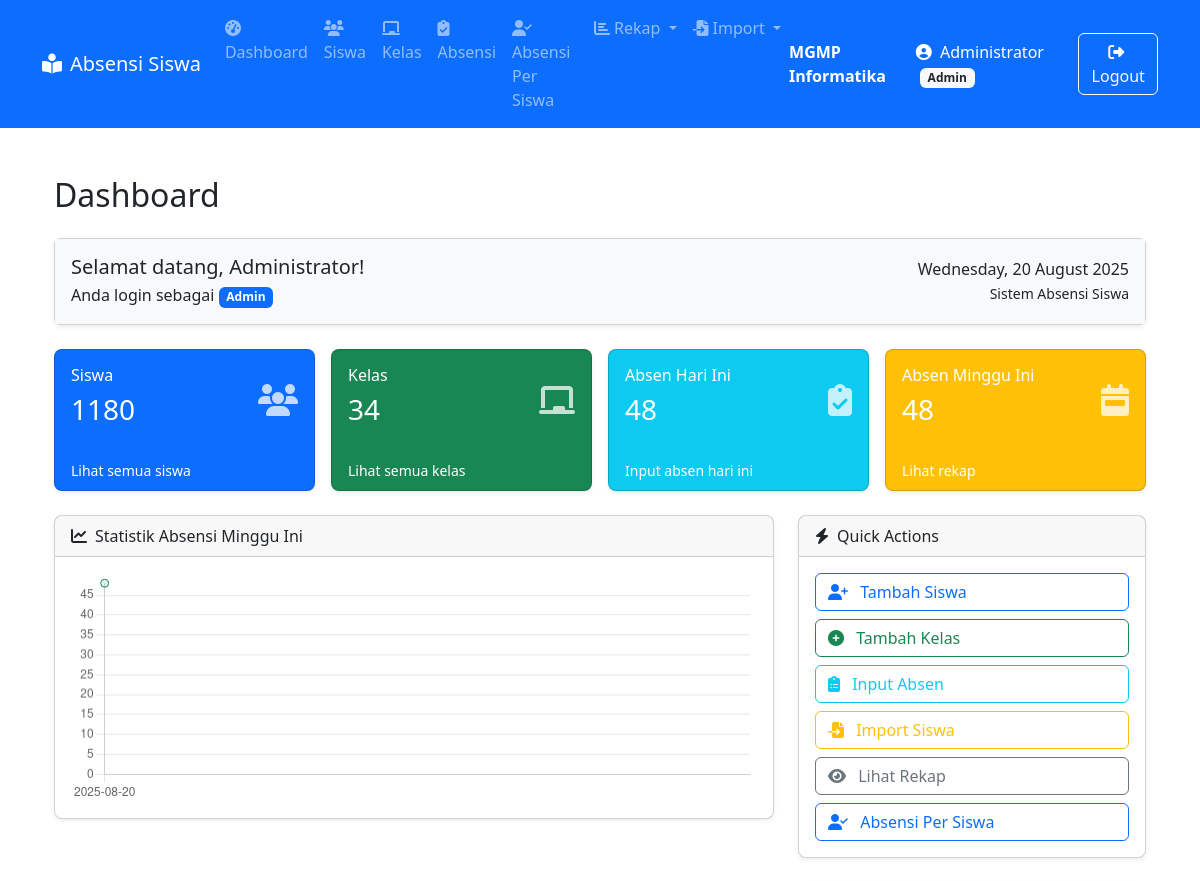
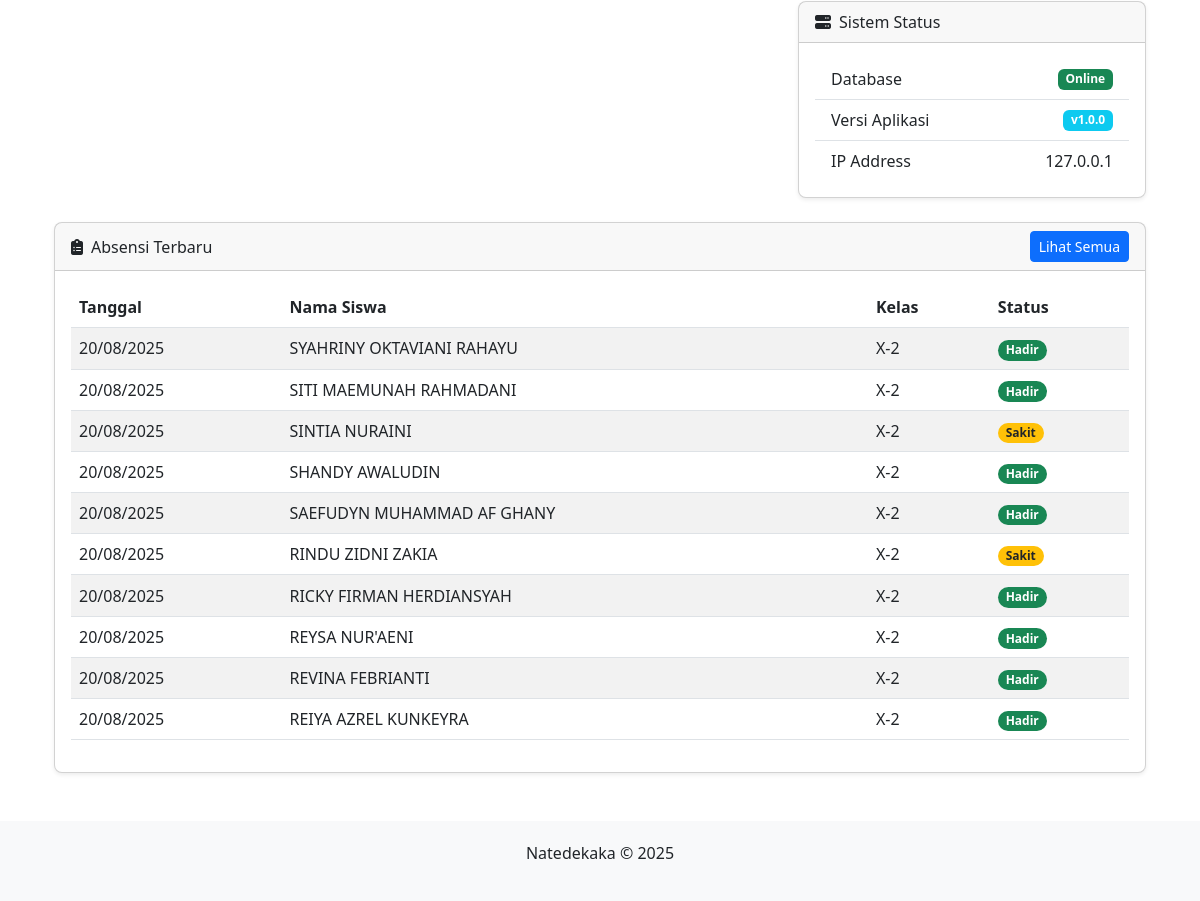
Page /dashboard/index.php (signed in) on the committed database (2 pictures, top to bottom).
### tables this page shows
CREATE TABLE `absensi` (
  `id` int(11) NOT NULL,
  `siswa_id` int(11) NOT NULL,
  `tanggal` date NOT NULL,
  `status` enum('Hadir','Sakit','Izin','Alfa','Terlambat') NOT NULL
);

CREATE TABLE `siswa` (
  `id` int(11) NOT NULL,
  `nis` varchar(20) NOT NULL,
  `nisn` varchar(20) NOT NULL,
  `nama` varchar(100) NOT NULL,
  `kelas_id` int(11) NOT NULL,
  `jenis_kelamin` enum('Laki-laki','Perempuan') DEFAULT NULL
);

CREATE TABLE `kelas` (
  `id` int(11) NOT NULL,
  `nama_kelas` varchar(10) NOT NULL,
  `wali_kelas` varchar(100) NOT NULL
);

### dashboard/index.php (the view, shortened to what this page needs)
<?php
include_once '../config.php';
$statistics = [
    'siswa' => 0,
    'kelas' => 0,
    'absen_hari_ini' => 0,
    'absen_minggu_ini' => 0
];
$sql = "SELECT COUNT(*) AS total FROM siswa";
$result = $koneksi->query($sql);
if ($result && $row = $result->fetch_assoc()) {
    $statistics['siswa'] = $row['total'];
}
$sql = "SELECT COUNT(*) AS total FROM kelas";
$result = $koneksi->query($sql);
if ($result && $row = $result->fetch_assoc()) {
    $statistics['kelas'] = $row['total'];
}
$today = date('Y-m-d');
$sql = "SELECT COUNT(*) AS total FROM absensi WHERE tanggal = ?";
$stmt = $koneksi->prepare($sql);
$stmt->bind_param('s', $today);
$stmt->execute();
$result = $stmt->get_result();
if ($result && $row = $result->fetch_assoc()) {
    $statistics['absen_hari_ini'] = $row['total'];
}
$start_week = date('Y-m-d', strtotime('monday this week'));
$end_week = date('Y-m-d', strtotime('sunday this week'));
$sql = "SELECT COUNT(*) AS total FROM absensi WHERE tanggal BETWEEN ? AND ?";
$stmt = $koneksi->prepare($sql);
$stmt->bind_param('ss', $start_week, $end_week);
$stmt->execute();
$result = $stmt->get_result();
if ($result && $row = $result->fetch_assoc()) {
    $statistics['absen_minggu_ini'] = $row['total'];
}
$sql = "SELECT a.id, a.tanggal, a.status, s.nama AS nama_siswa, k.nama_kelas
        FROM absensi a
        JOIN siswa s ON a.siswa_id = s.id
        JOIN kelas k ON s.kelas_id = k.id
        ORDER BY a.tanggal DESC, a.id DESC
        LIMIT 10";
$absensi_terbaru = $koneksi->query($sql);
$sql = "SELECT tanggal, COUNT(*) AS jumlah FROM absensi
        WHERE tanggal BETWEEN ? AND ?
        GROUP BY tanggal ORDER BY tanggal";
$stmt = $koneksi->prepare($sql);
$stmt->bind_param('ss', $start_week, $end_week);
$stmt->execute();
$result = $stmt->get_result();
$absensi_harian = [];
while ($row = $result->fetch_assoc()) {
    $absensi_harian[] = $row;
}
?>
<?php include '../includes/header.php'; ?>
<div class="container mt-4">
    <h2 class="mb-4">Dashboard</h2>
    <div class="card mb-4 shadow-sm rounded">
        <div class="card-body bg-light">
            <div class="d-flex justify-content-between align-items-center flex-wrap">
                <div>
                    <h5 class="card-title mb-1">Selamat datang, <?= htmlspecialchars($_SESSION['user']['nama']) ?>!</h5>
                    <p class="card-text mb-0">
                        Anda login sebagai <span class="badge bg-primary"><?= ucfirst($_SESSION['user']['role']) ?></span>
                    </p>
                </div>
                <div class="text-end">
                    <p class="mb-0"><?= date('l, d F Y') ?></p>
                    <small>Sistem Absensi Siswa</small>
                </div>
            </div>
        </div>
    </div>
    <div class="row g-3 mb-4">
        <div class="col-md-3">
            <div class="card text-white bg-primary shadow-sm h-100 rounded-3">
                <div class="card-body d-flex justify-content-between align-items-center">
                    <div>
                        <h6 class="card-title">Siswa</h6>
                        <h3><?= $statistics['siswa'] ?></h3>
                    </div>
                    <i class="fas fa-users fa-2x opacity-75"></i>
                </div>
                <div class="card-footer bg-transparent border-0">
                    <a href="../siswa/" class="text-white small text-decoration-none">Lihat semua siswa</a>
                </div>
            </div>
        </div>
        <div class="col-md-3">
            <div class="card text-white bg-success shadow-sm h-100 rounded-3">
                <div class="card-body d-flex justify-content-between align-items-center">
                    <div>
                        <h6 class="card-title">Kelas</h6>
                        <h3><?= $statistics['kelas'] ?></h3>
                    </div>
                    <i class="fas fa-chalkboard fa-2x opacity-75"></i>
                </div>
                <div class="card-footer bg-transparent border-0">
                    <a href="../kelas/" class="text-white small text-decoration-none">Lihat semua kelas</a>
                </div>
            </div>
        </div>
        <div class="col-md-3">
            <div class="card text-white bg-info shadow-sm h-100 rounded-3">
                <div class="card-body d-flex justify-content-between align-items-center">
                    <div>
                        <h6 class="card-title">Absen Hari Ini</h6>
                        <h3><?= $statistics['absen_hari_ini'] ?></h3>
                    </div>
                    <i class="fas fa-clipboard-check fa-2x opacity-75"></i>
                </div>
                <div class="card-footer bg-transparent border-0">
                    <a href="../absen/" class="text-white small text-decoration-none">Input absen hari ini</a>
                </div>
            </div>
        </div>
        <div class="col-md-3">
            <div class="card text-white bg-warning shadow-sm h-100 rounded-3">
                <div class="card-body d-flex justify-content-between align-items-center">
                    <div>
                        <h6 class="card-title">Absen Minggu Ini</h6>
                        <h3><?= $statistics['absen_minggu_ini'] ?></h3>
                    </div>
                    <i class="fas fa-calendar-week fa-2x opacity-75"></i>
                </div>
                <div class="card-footer bg-transparent border-0">
                    <a href="../rekap/kelas.php" class="text-white small text-decoration-none">Lihat rekap</a>
                </div>
            </div>
        </div>
    </div>
    <div class="row mb-4">
        <div class="col-md-8">
            <div class="card shadow-sm rounded-3">
                <div class="card-header">
                    <i class="fas fa-chart-line me-2"></i>Statistik Absensi Minggu Ini
                </div>
                <div class="card-body">
                    <canvas id="absensiChart" height="100"></canvas>
                </div>
            </div>
        </div>
        <div class="col-md-4">
            <div class="card mb-4 shadow-sm rounded-3">
                <div class="card-header">
                    <i class="fas fa-bolt me-2"></i>Quick Actions
                </div>
                <div class="card-body">
                    <div class="d-grid gap-2">
                        <a href="../siswa/tambah.php" class="btn btn-outline-primary text-start">
                            <i class="fas fa-user-plus me-2"></i> Tambah Siswa
                        </a>
                        <a href="../kelas/tambah.php" class="btn btn-outline-success text-start">
                            <i class="fas fa-plus-circle me-2"></i> Tambah Kelas
                        </a>
                        <a href="../absen/" class="btn btn-outline-info text-start">
                            <i class="fas fa-clipboard-list me-2"></i> Input Absen
                        </a>
                        <a href="../siswa/import.php" class="btn btn-outline-warning text-start">
                            <i class="fas fa-file-import me-2"></i> Import Siswa
                        </a>
                        <a href="../rekap/kelas.php" class="btn btn-outline-secondary text-start">
                            <i class="fas fa-eye me-2"></i> Lihat Rekap
                        </a>
                        <a href="../absen/absensi_persiswa.php" class="btn btn-outline-primary text-start">
                            <i class="fas fa-user-check me-2"></i> Absensi Per Siswa
                        </a>
                    </div>
                </div>
            </div>
            <div class="card shadow-sm rounded-3">
                <div class="card-header">
                    <i class="fas fa-server me-2"></i>Sistem Status
                </div>
                <div class="card-body">
                    <ul class="list-group list-group-flush">
                        <li class="list-group-item d-flex justify-content-between align-items-center">
                            Database
                            <span class="badge bg-success">Online</span>
                        </li>
                        <li class="list-group-item d-flex justify-content-between align-items-center">
                            Versi Aplikasi
                            <span class="badge bg-info">v1.0.0</span>
                        </li>
                        <li class="list-group-item d-flex justify-content-between align-items-center">
                            IP Address
                            <span><?= $_SERVER['REMOTE_ADDR'] ?></span>
                        </li>
                    </ul>
                </div>
            </div>
        </div>
    </div>
    <div class="row">
        <div class="col-md-12">
            <div class="card shadow-sm rounded-3">
                <div class="card-header d-flex justify-content-between align-items-center">
                    <span><i class="fas fa-clipboard-list me-2"></i>Absensi Terbaru</span>
                    <a href="../absen/" class="btn btn-sm btn-primary">Lihat Semua</a>
                </div>
                <div class="card-body">
                    <div class="table-responsive">
                        <table class="table table-striped table-hover align-middle">
                            <thead>
                                <tr>
                                    <th>Tanggal</th>
                                    <th>Nama Siswa</th>
                                    <th>Kelas</th>
                                    <th>Status</th>
                                </tr>
                            </thead>
                            <tbody>
                                <?php if ($absensi_terbaru && $absensi_terbaru->num_rows > 0): ?>
                                    <?php while ($row = $absensi_terbaru->fetch_assoc()): ?>
                                        <tr>
                                            <td><?= date('d/m/Y', strtotime($row['tanggal'])) ?></td>
                                            <td><?= htmlspecialchars($row['nama_siswa']) ?></td>
                                            <td><?= htmlspecialchars($row['nama_kelas']) ?></td>
                                            <td>
                                                <span class="badge rounded-pill
                                                    <?= $row['status'] === 'Hadir' ? 'bg-success' : '' ?>
                                                    <?= $row['status'] === 'Sakit' ? 'bg-warning text-dark' : '' ?>
                                                    <?= $row['status'] === 'Izin' ? 'bg-info' : '' ?>
                                                    <?= $row['status'] === 'Alfa' ? 'bg-danger' : '' ?>
                                                    <?= $row['status'] === 'Terlambat' ? 'bg-secondary' : '' ?>">
                                                    <?= $row['status'] ?>
                                                </span>
                                            </td>
                                        </tr>
                                    <?php endwhile; ?>
                                <?php else: ?>
                                    <tr>
                                        <td colspan="4" class="text-center">Tidak ada data absensi</td>
                                    </tr>
                                <?php endif; ?>
                            </tbody>
                        </table>
                    </div>
                </div>
            </div>
        </div>
    </div>
</div>
<script>
    const ctx = document.getElementById('absensiChart').getContext('2d');
    const labels = <?= json_encode(array_column($absensi_harian, 'tanggal')) ?>;
    const data = <?= json_encode(array_column($absensi_harian, 'jumlah')) ?>;
    new Chart(ctx, {
        type: 'line',
        data: {
            labels: labels,
            datasets: [{
                label: 'Jumlah Absensi',
                data: data,
                borderColor: '#198754',
                backgroundColor: 'rgba(25, 135, 84, 0.1)',
                tension: 0.4,
                pointRadius: 4,
                pointHoverRadius: 6
            }]
        },
        options: {
            responsive: true,
            plugins: {
                legend: {
                    display: false
                }
            },
            scales: {
                y: {
                    beginAtZero: true,
                    ticks: {
                        stepSize: 1
                    }
                }
            }
        }
    });
</script>
<?php include '../includes/footer.php'; ?>

### rows in the picture
absensi: tanggal "20/08/2025", siswa.nama "SYAHRINY OKTAVIANI RAHAYU", kelas.nama_kelas "X-2", status "Hadir"
absensi: tanggal "20/08/2025", siswa.nama "SITI MAEMUNAH RAHMADANI", kelas.nama_kelas "X-2", status "Hadir"
absensi: tanggal "20/08/2025", siswa.nama "SINTIA NURAINI", kelas.nama_kelas "X-2", status "Sakit"
absensi: tanggal "20/08/2025", siswa.nama "SHANDY AWALUDIN", kelas.nama_kelas "X-2", status "Hadir"
absensi: tanggal "20/08/2025", siswa.nama "SAEFUDYN MUHAMMAD AF GHANY", kelas.nama_kelas "X-2", status "Hadir"
absensi: tanggal "20/08/2025", siswa.nama "RINDU ZIDNI ZAKIA", kelas.nama_kelas "X-2", status "Sakit"
absensi: tanggal "20/08/2025", siswa.nama "RICKY FIRMAN HERDIANSYAH", kelas.nama_kelas "X-2", status "Hadir"
absensi: tanggal "20/08/2025", siswa.nama "REYSA NUR'AENI", kelas.nama_kelas "X-2", status "Hadir"
absensi: tanggal "20/08/2025", siswa.nama "REVINA FEBRIANTI", kelas.nama_kelas "X-2", status "Hadir"
absensi: tanggal "20/08/2025", siswa.nama "REIYA AZREL KUNKEYRA", kelas.nama_kelas "X-2", status "Hadir"

### other values in the picture
$_SESSION['user']['nama'] "Administrator"
$_SESSION['user']['role'] "Admin"
$statistics['siswa'] "1180"
$statistics['kelas'] "34"
$statistics['absen_hari_ini'] "48"
$statistics['absen_minggu_ini'] "48"
$_SERVER['REMOTE_ADDR'] "127.0.0.1"
chart data {{ json_encode(array_column($absensi_harian, 'tanggal')) }} ["2025-08-20"]
chart data {{ json_encode(array_column($absensi_harian, 'jumlah')) }} [48]
